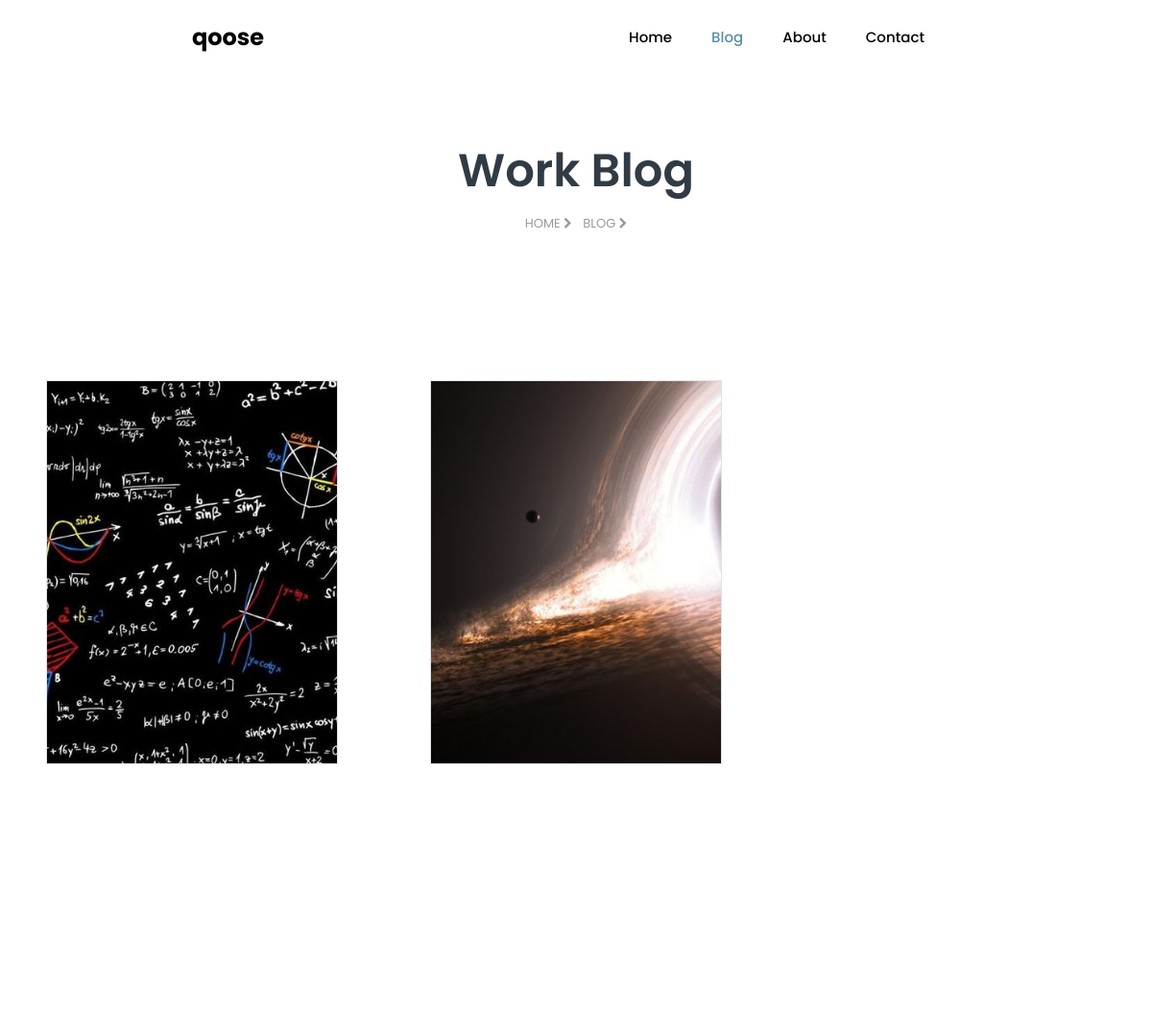
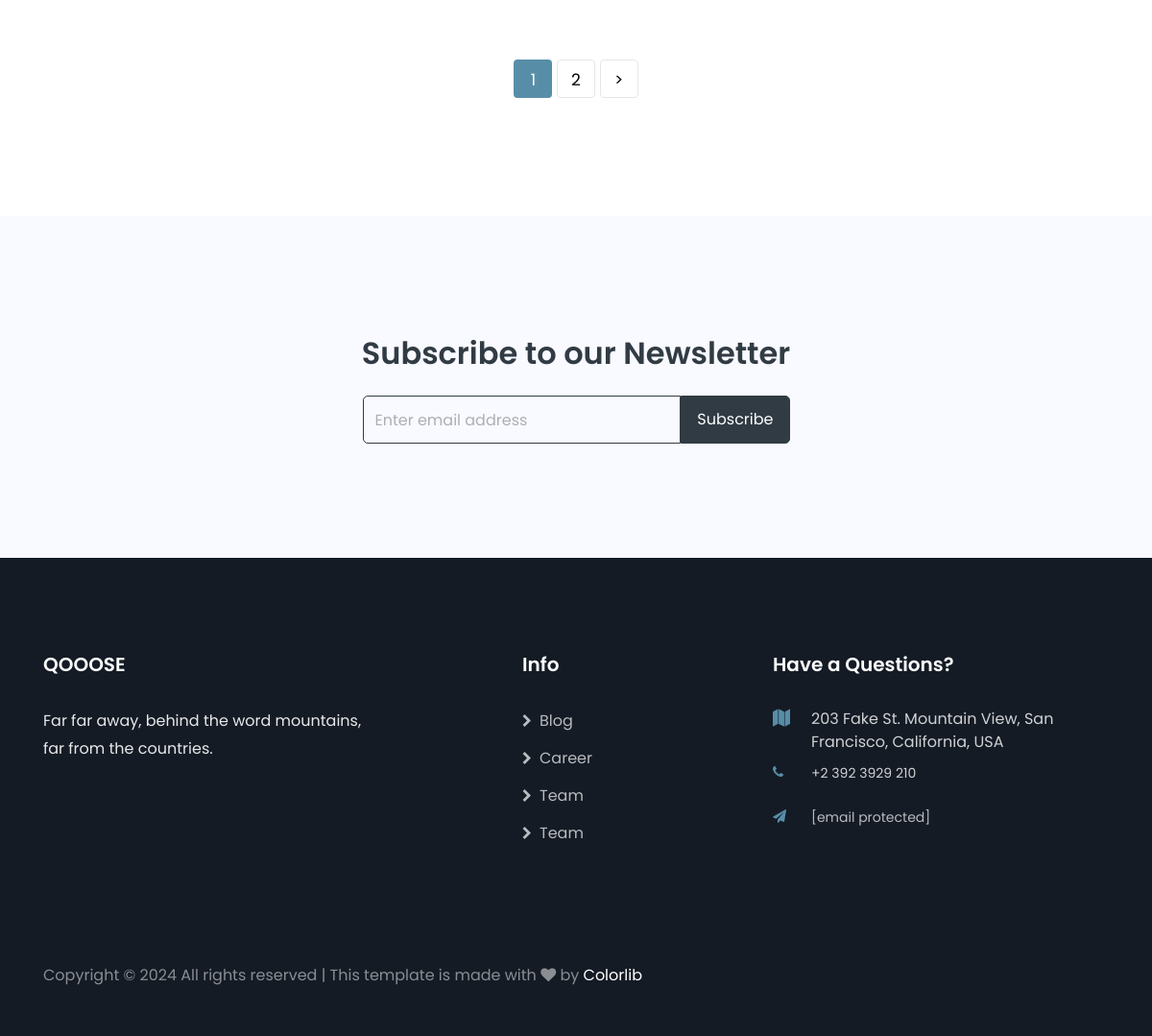
Page /tag/2/ on the committed database (2 pictures, top to bottom).
### blog/models.py (models this page shows, shortened)
class Tag(models.Model):
    name = models.CharField(max_length=105)

class Post(models.Model):
    title = models.CharField(max_length=25)
    tag = models.ForeignKey(Tag, on_delete= models.CASCADE)
    image = models.ImageField(upload_to='posts/')
    text = models.TextField()
    author_name = models.CharField(max_length=25)
    author_position = models.CharField(max_length=25)
    author_image = models.ImageField(upload_to='posts/')
    is_published = models.BooleanField()
    created_at = models.DateTimeField(auto_now_add=True)
    updated_at = models.DateTimeField(auto_now=True)

### blog/views.py (the view)
# urls.py: path('tag/<int:pk>/', tag_view),
def tag_view(request, pk):
    tag = Tag.objects.get(id = pk)
    tag_name = tag.name
    posts = Post.objects.filter(is_published=True, tag = tag).order_by('-created_at')
    paginator = Pagination(posts, 2)
    data = request.GET
    page_numba = int(data.get('page',1))
    d = {
        'posts': paginator.get_page(page_numba),
        'prev': page_numba - 1,
        'tag_name': tag_name,
        'qanaqadir': page_numba,
        'next': page_numba + 1,
        'pages': range(1, paginator.pager + 1),
        'last': paginator.the_last(page_numba),
        'first': paginator.the_first(page_numba),
        'tag':tag
    }
    return render(request, 'tag-blog.html',context=d)

### blog/paginator.py (called while the page is built)
    def pagination(self):
        res = []
        for i in range(0, len(self.posts), self.per_page):
            r = []
            for j in range(i, i + self.per_page):
                if j >= len(self.posts):
                    break
                r.append(self.posts[j])
            res.append(r)
        return res

    def get_page(self, page_number: int):
        if page_number >= self.pager:
            return self.result[-1]
        return self.result[page_number - 1]

    def the_last(self,last):
        if last == self.pager:
            return True
        return False

    def the_first(self, first):
        if first == 1:
            return True
        return False

### templates/tag-blog.html (shortened to what this page needs)
{% extends 'layouts/base.html' %}
{% load static %}
{% block blog %} active {% endblock %}
{% block content %}
<section class="hero-wrap hero-wrap-2">
    <div class="container">
        <div class="row no-gutters slider-text align-items-center justify-content-center">
            <div class="col-md-9 text-center ftco-animate pt-5">
                <h1 class="mb-3 bread"> {{ tag_name }} Blog</h1>
                <p class="breadcrumbs"><span class="mr-2"><a href="index.html">Home <i class="fa fa-chevron-right"></i></a></span>
                    <span>Blog <i class="fa fa-chevron-right"></i></span></p>
            </div>
        </div>
    </div>
</section>
<section class="ftco-section">
    <div class="container-fluid">
        <div class="row">
            {% for post in posts %}
            <div class="col-md-6 col-lg-4 blog-wrap blog-wrap-2 px-md-5 ftco-animate">
                <a href="/blog-single" class="img img-blog w-100 border d-block"
                   style="background-image: url({{ post.image.url }});">
                </a>
            </div>
            {% endfor %}
        </div>
        <div class="row mt-5">
            <div class="col text-center">
                <div class="block-27">
                    <ul>
                        {% for page in pages %}
                         {% if qanaqadir == page %}
                            <li class="active"><a href="/tag/{{ tag.id }}/?page={{ page }}">{{ page }}</a></li>
                        {% else %}
                            <li><a href="/tag/{{ tag.id }}/?page={{ page }}">{{ page }}</a></li>
                        {% endif %}
                        {% endfor %}
                        {% if last %}
                        {% else %}
                        <li><a href="/tag/{{ tag.id }}/?page={{ next }}">&gt;</a></li>
                        {% endif %}
                    </ul>
                </div>
            </div>
        </div>
    </div>
</section>
<section class="ftco-intro ftco-section bg-light">
    <div class="container">
        <div class="row justify-content-center">
            <div class="col-md-12 text-center">
                <h2>Subscribe to our Newsletter</h2>
                <div class="row justify-content-center">
                    <div class="col-md-5">
                        <form action="#" class="subscribe-form">
                            <div class="form-group d-flex">
                                <input type="text" class="form-control" placeholder="Enter email address">
                                <input type="submit" value="Subscribe" class="submit px-3">
                            </div>
                        </form>
                    </div>
                </div>
            </div>
        </div>
    </div>
</section>
{% endblock %}

### rows in the picture
Tag: name "Work"
Post: image (picture)
Post: image (picture)

### other values in the picture
{{ page }} "1"
{{ page }} "2"
